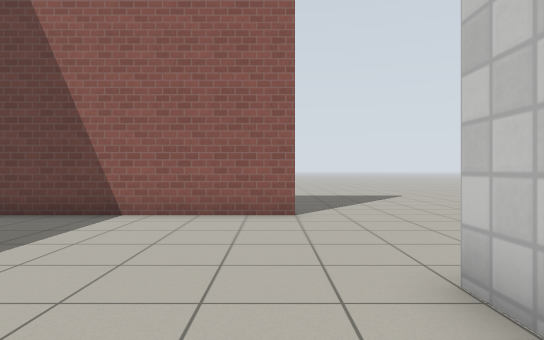
view 1 (above)

19 first-person views from a walk through a Gazebo world. The camera is 0.94 m above the floor, looks level and sees 75° across. The floor is counted in squares, 1 m on a side. Each view is taken from the middle of a square. On the plan, view 1 faces up. The plan holds only what a view shows up to about 12 squares ahead; the rest is blank. Simple patterns stand in for the simulator's built-in surfaces.

view 2
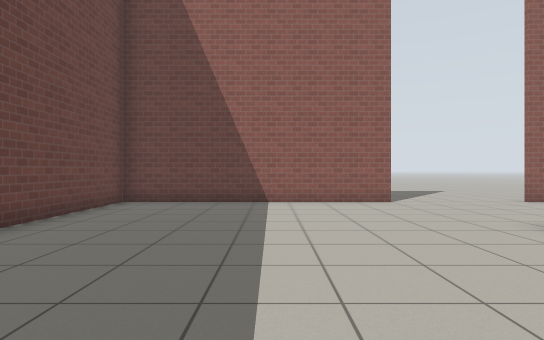

view 3
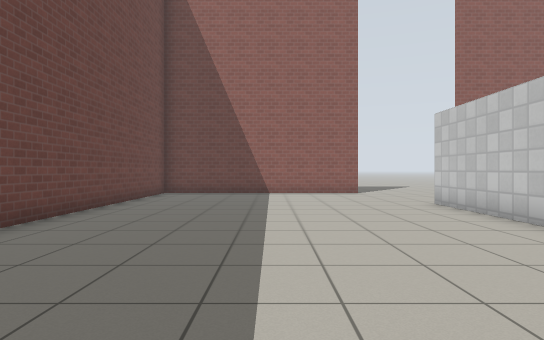

view 4
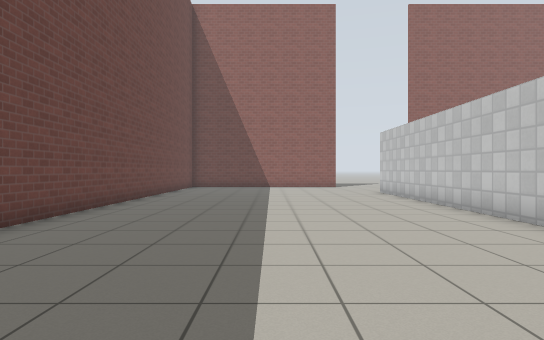

view 5
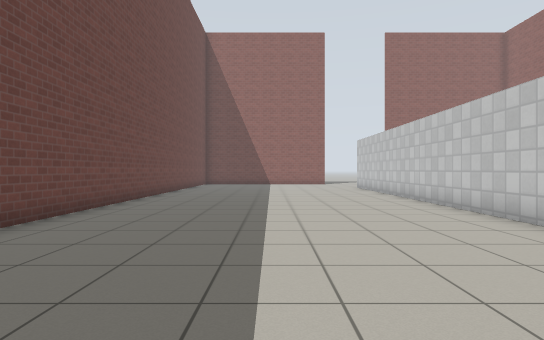

view 6
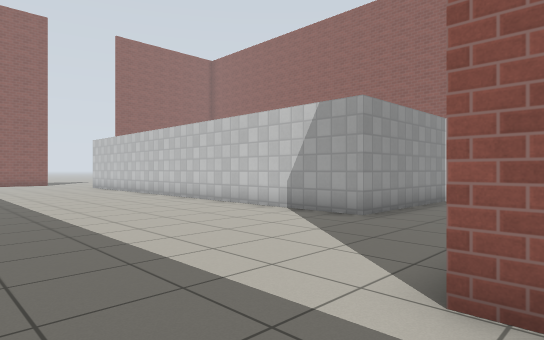

view 7
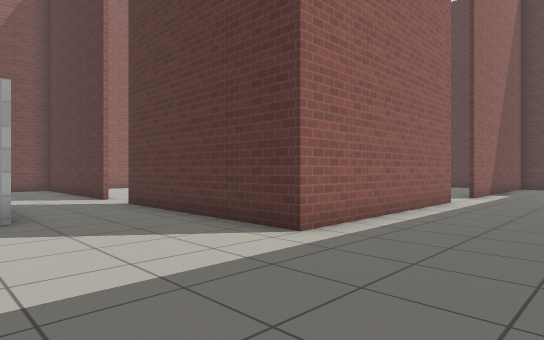

view 8
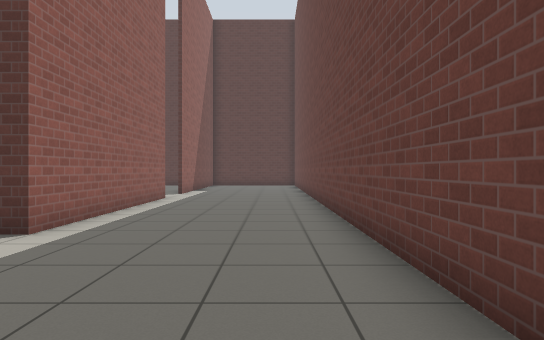

view 9
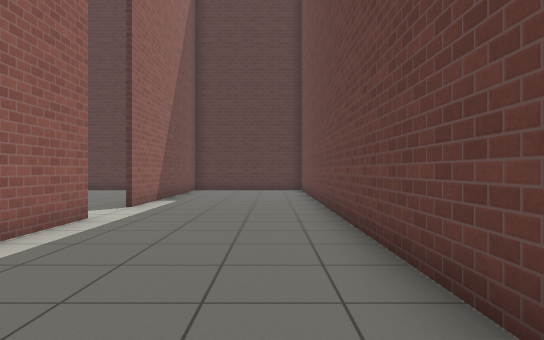

view 10
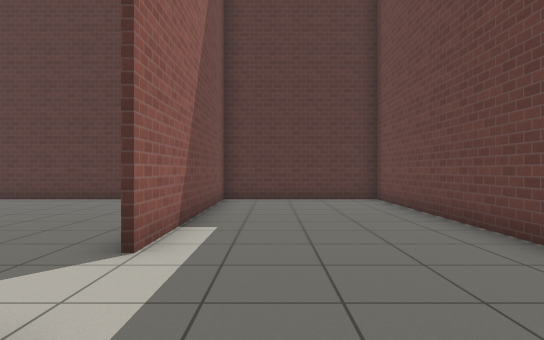

view 11
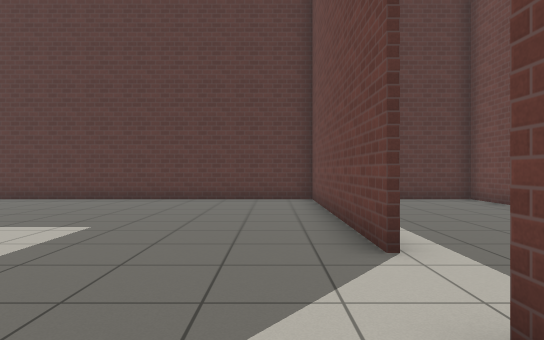

view 12
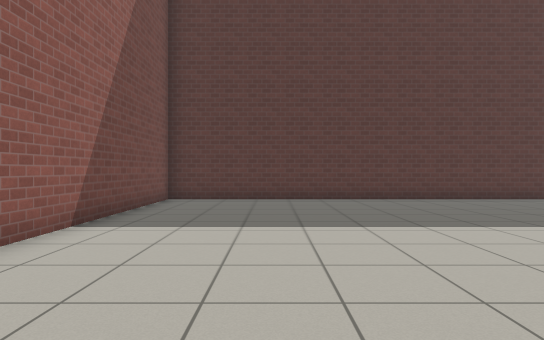

view 13
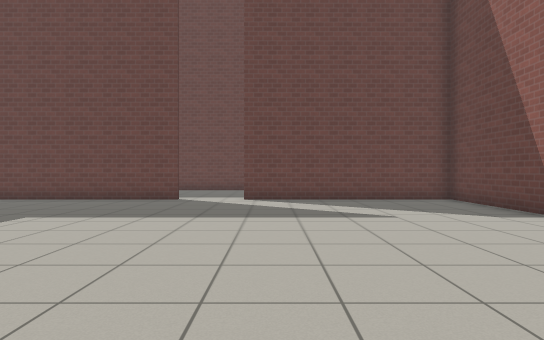

view 14
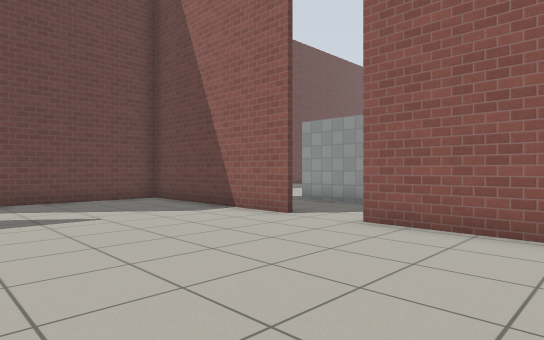

view 15
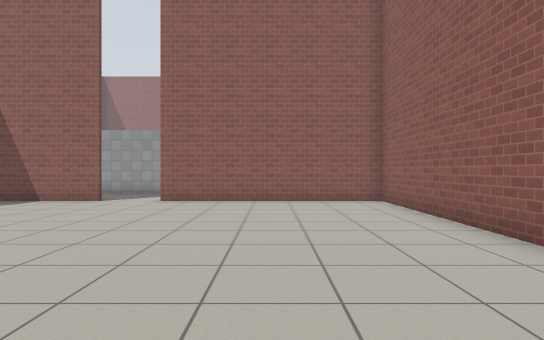

view 16
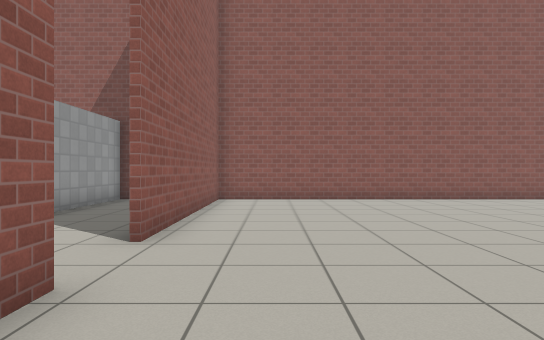

view 17
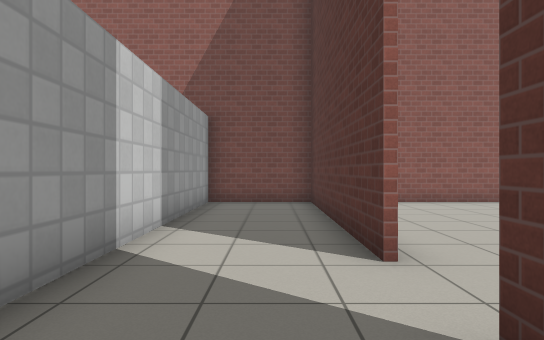

view 18
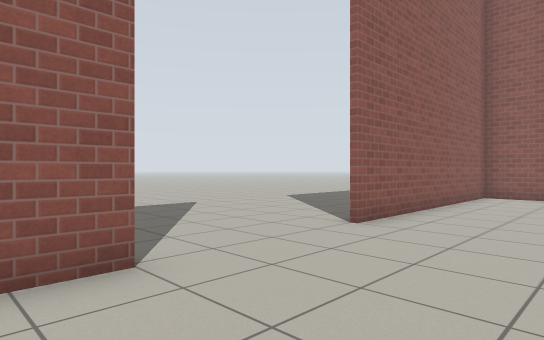

view 19
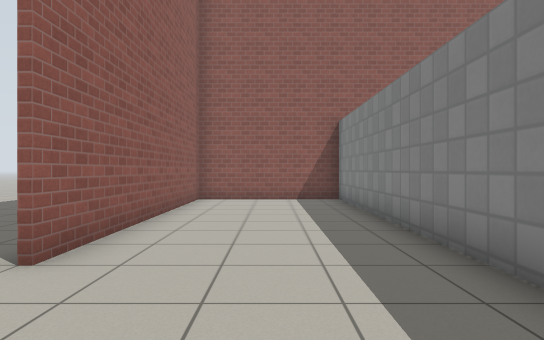

### Floor plan
Points are (right, up) in squares from view 1. A wall is a line through its corners. A room is listed if a view was taken in it or the views show most of it. See-through windows are left out.
Room 1 (views 1, 2, 3, 4, 5, 6, 7, 8, 9, 10, 18, 19)
walls: (1.5, -13.1) (1.5, 2.9); (-7.4, -12.8) (-7.4, -32.3) (-1.9, -32.3); (3.7, 2.9) (12.3, 2.9) (12.3, 7.3) (4.4, 7.3); (0.5, 7.3) (-7.4, 7.3) (-7.4, -10.4); (-2.4, -22.9) (-2.5, -16.1) (1.4, -16.1); (-2.3, -32.4) (-2.4, -25)
ways out: opening at (-2.3, -24) to room 2; opening at (2.5, -14.5) to room 3; opening at (4, 9)
Room 2 (views 11, 12, 13, 14, 15, 16)
walls: (-2.3, -25) (-2.2, -32.3); (3.9, -16.3) (-2.3, -16.3) (-2.3, -23); (-1.9, -32.3) (12.3, -32.3) (12.3, -16.3) (5.6, -16.3)
ways out: opening at (-2.3, -24) to room 1; opening at (4.5, -16) to room 3
Room 3 (view 17)
walls: (5.6, -16.1) (12.3, -16.1) (12.3, -13.1) (1.5, -13.1); (1.4, -16.1) (3.9, -16.1)
ways out: opening at (2.5, -14.5) to room 1; opening at (4.5, -16) to room 2

Positions as (right, up) in squares from view 1, and headings:
1: (0, 0), facing up
2: (-3, -3), facing up
3: (-3, -7), facing up
4: (-3, -12), facing up
5: (-3, -16), facing up
6: (-5, -17), facing up-right
7: (-6, -12), facing down-right
8: (-6, -11), facing down
9: (-6, -16), facing down
10: (-4, -21), facing down
11: (-1, -21), facing down
12: (9, -21), facing down
13: (9, -22), facing left
14: (9, -22), facing up-left
15: (9, -27), facing up
16: (1, -18), facing right
17: (2, -15), facing right
18: (-1, 4), facing up-right
19: (1, 5), facing right
